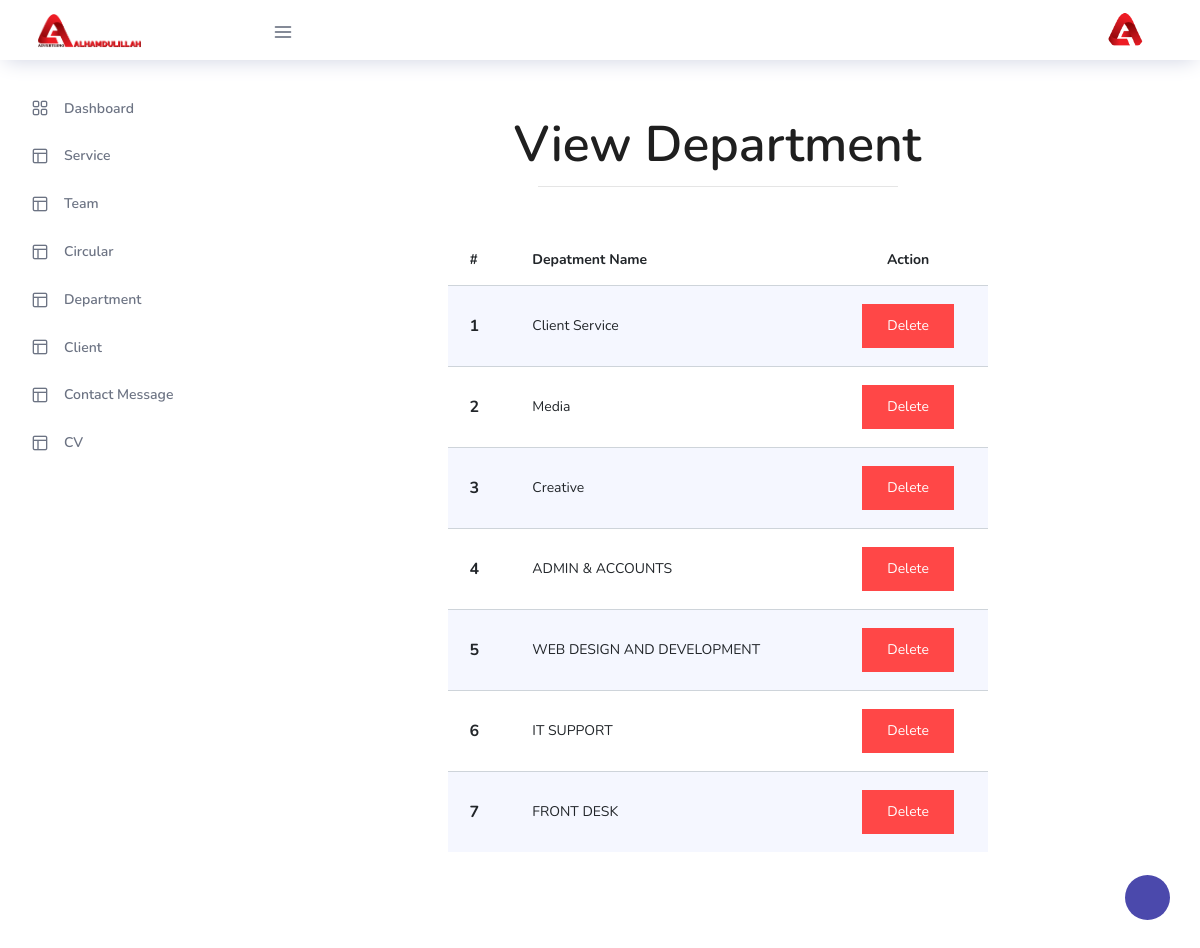
Screenshot of /al_advertising/view_category.php with the database file from the repository.
### tables this page shows
CREATE TABLE `category` (
  `id` int(11) NOT NULL,
  `category_name` varchar(255) NOT NULL
);

### al_advertising/view_category.php (the view)
<?php
include 'aa_db.php';
$table = "category";
$stmt = "SELECT * FROM $table";
$result = $conn->query($stmt);
$i = 1;
include 'header.php';
?>
<div class="bs-example">
    <h1 class="text-center">View Department</h1>
    <hr class="w-50 mb-5">
    <table class="table w-75  mx-auto table-striped table-hover my-5">
        <thead>
            <tr>
                <th># </th>
                <th>Depatment Name </th>
                <th  class="text-center">Action</th>
            </tr>
        </thead>
        <tbody>
        <?php
            if ($result->rowCount() > 0) {
                while ($data = $result->fetch(PDO::FETCH_ASSOC)) {
            ?>
                    <tr>
                        <th><?= $i ?></th>
                        <td><?= $data['category_name'] ?> </td>
                        <td  class="text-center"><a class="btn btn-danger rounded-0" href="delete.php?table=<?= $table ?>&delete_id=<?= $data['id'] ?>">Delete</a></td>
                    </tr>
            <?php
                    $i++;
                }
            }
            ?>
    </table>
</div>
<?php include 'footer.php';
?>

### al_advertising/header.php (style rules this page uses)
.bs-example { margin: 60px auto; width: 60%; }
.table th, .jsgrid .jsgrid-table th, .table td, .jsgrid .jsgrid-table td { vertical-align: middle; text-align: justify; line-height: 1; white-space: normal; }

### rows the page displays
category: category_name "Client Service"
category: category_name "Media"
category: category_name "Creative"
category: category_name "ADMIN & ACCOUNTS"
category: category_name "WEB DESIGN AND DEVELOPMENT"
category: category_name "IT SUPPORT"
category: category_name "FRONT DESK"
